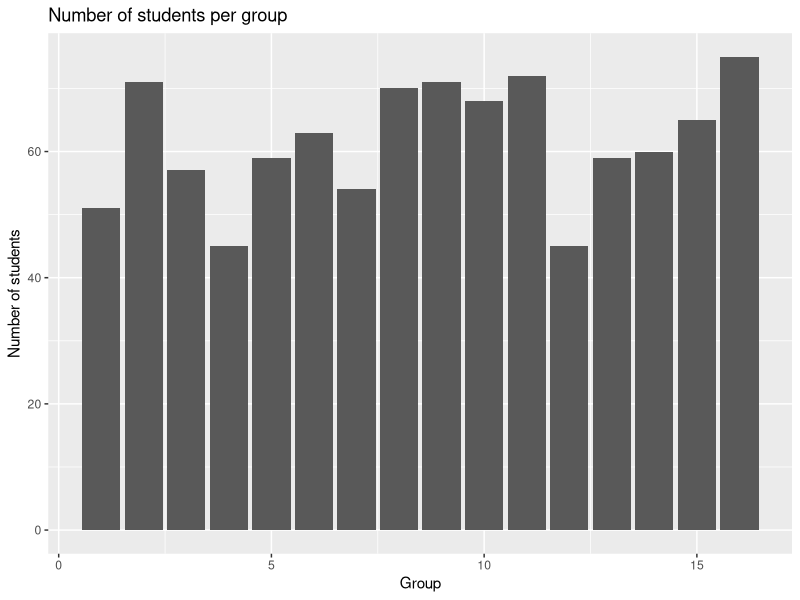
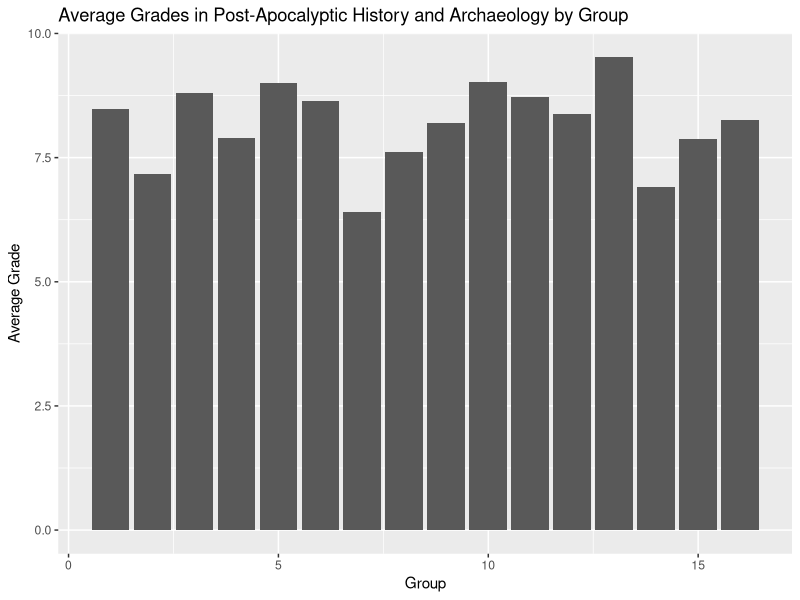
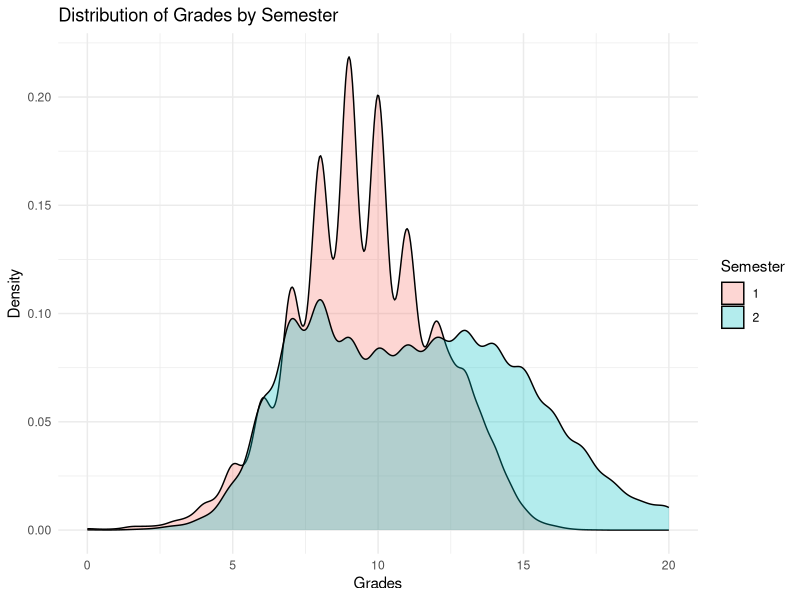
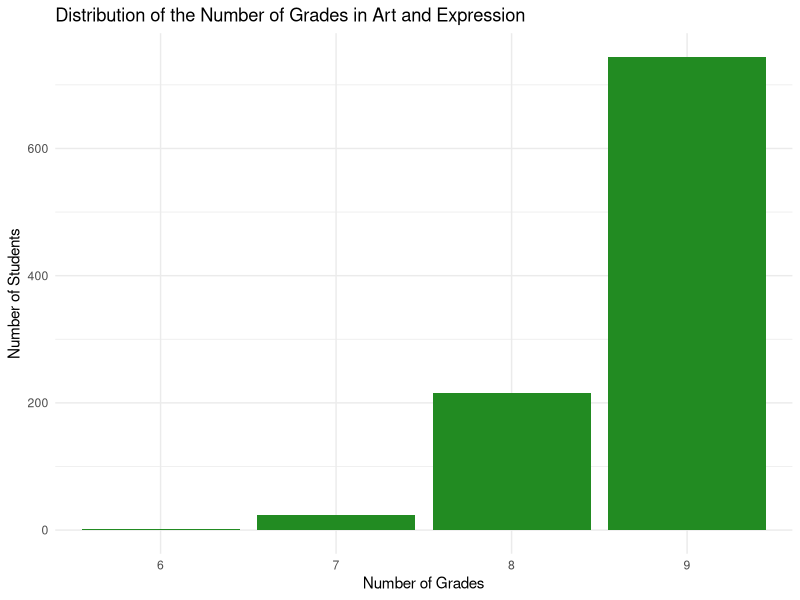
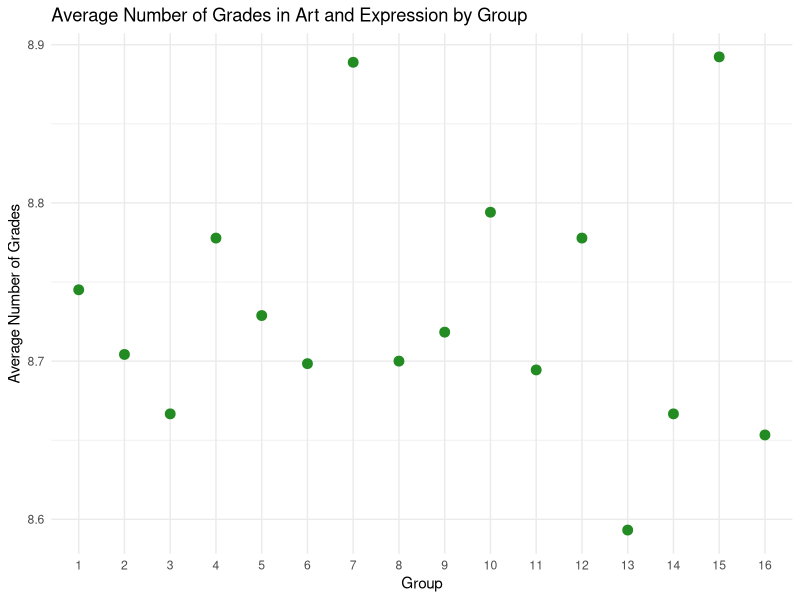
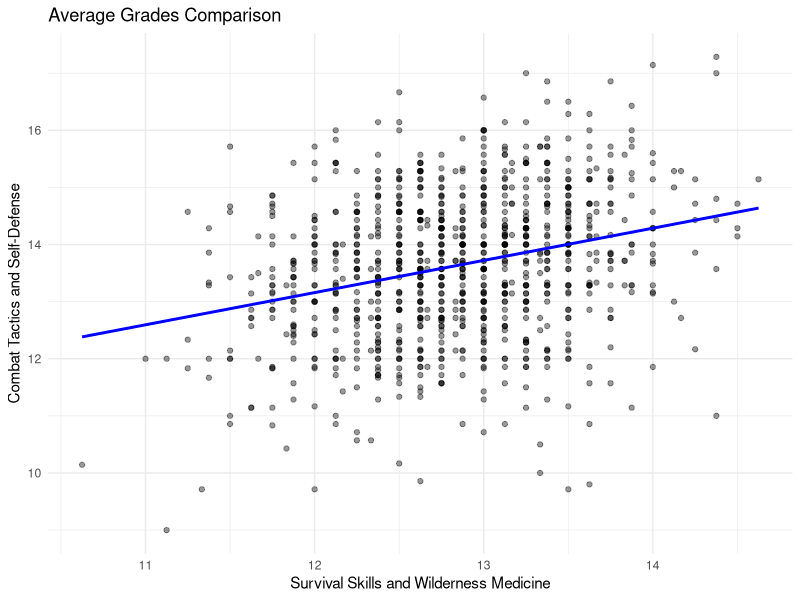

Reproduce these figures in R, in order.
## ---- chunk 1
library(here)
library(tidyr)
library(dplyr)
library(ggplot2)
library(glue)
library(knitr)
## ---- chunk 2
library(readr)
grades <- read_delim(here("data", "grades.csv"), delim = ",")
## ---- chunk 3
total_grades <- grades |>  
  select(grade) |> 
  summarise(total = n())
print(glue("The data set contains {total_grades$total} grades."))
## ---- chunk 4
number_students <- grades  |>   
  distinct(id)  |>  
  summarise(total=n())
print(glue("The number of student contained in the data set is {number_students$total}."))
## ---- chunk 5
students <- grades |>
  select(id,group) |>
  distinct() 
## ---- chunk 6
  print(knitr::kable(head(students)))
## ---- chunk 7
## creating the variable student_per_group 
students_per_group <- students |> 
  group_by(group) |> 
  summarize(number_of_students = n_distinct(id))
print(students_per_group)

## creating the graphical representation 
ggplot(students_per_group, aes(x=group, y=number_of_students)) + 
  geom_bar(stat = "identity")+ 
  labs(title = "Number of students per group",
       x = "Group",
       y = "Number of students")
## ---- chunk 8
## Calculate the average grades 
average_grades_PAHA <- grades |> 
  filter (course == "Post-Apocalyptic History and Archaeology") |>
  group_by(group) |> 
  summarise(average_grade = mean(grade, na.rm = TRUE))
print (average_grades_PAHA)
## ---- chunk 9
## graphical representation 
ggplot(average_grades_PAHA, aes(x = group, y = average_grade)) + 
  geom_col() + 
  labs(title = "Average Grades in Post-Apocalyptic History and Archaeology by Group",
       x = "Group",
       y = "Average Grade")
## ---- chunk 10
ggplot(grades, aes(x = grade, fill = factor(semester))) + 
  geom_density(alpha = 0.3) +
  labs(title = "Distribution of Grades by Semester",
       x = "Grades",
       y = "Density",
       fill = "Semester") +
  theme_minimal()  
## ---- chunk 11
## calculate number of grades per students 
grades_per_student <- grades |> 
  group_by(id, group) |> 
  summarise(number_of_grades = n(), .groups = 'drop')
## ---- chunk 12
## an extract 
grades_per_student_extract <- grades_per_student |>
  slice_tail(n = 5) |> 
  knitr::kable(caption = "Extract of grades per student data frame")
print(grades_per_student_extract)
## ---- chunk 13
## creation of the markdown table 
summary_stats <- grades_per_student |> 
  summarise(
    min = min(number_of_grades),
    max = max(number_of_grades),
    average = mean(number_of_grades),
    median = median(number_of_grades)
  )

print(knitr::kable(summary_stats, format = "markdown", caption = "Summary Statistics of Grades per Student"))
## ---- chunk 14
## Filtering for the specific course asked and counting the number of grades 
grades_art_expression <- grades |>
  filter(course == "Art and Expression in a Post-Apocalyptic World") |>  
  group_by(id, group) |>  
  summarise(number_of_grades = n(), .groups = 'drop')  

## Extract of this data set 
grades_art_expression_extract <- grades_art_expression |>
  slice_tail(n = 5) |>
  knitr::kable(caption = "Extract of grades in Art and Expression in a Post-Apocalyptic World")
print(grades_art_expression_extract)
## ---- chunk 15
## regrouping students by same number of grades for Art and Expression in a Post-Apocalyptic World 
grades_distribution <- grades_art_expression |>
  group_by(number_of_grades) |>  
  summarise(number_of_students = n(), .groups = 'drop')
print(grades_distribution)

##Graphical representation 
ggplot(grades_distribution, aes(x = factor(number_of_grades), y = number_of_students)) +
  geom_col(fill = "forestgreen") +  # Use geom_col for bar plot
  labs(title = "Distribution of the Number of Grades in Art and Expression",
       x = "Number of Grades",
       y = "Number of Students") +
  theme_minimal()

## ---- chunk 16
### Calculate the number of grades per student in Art and Expression
grades_art_expression <- grades |> 
  filter(course == "Art and Expression in a Post-Apocalyptic World") |>  
  group_by(id, group) |>  
  summarise(number_of_grades = n(), .groups = 'drop')

### Calculate the average number of grades per group
average_grades_group <- grades_art_expression |> 
  group_by(group) |> 
  summarise(average_number_of_grades = mean(number_of_grades), .groups = 'drop')

### Convert group to a factor for better plotting
average_grades_group$group <- as.factor(average_grades_group$group)

### Graphical representation
ggplot(average_grades_group, aes(x = group, y = average_number_of_grades)) +
  geom_point(size = 3, color = "forestgreen") +  
  labs(title = "Average Number of Grades in Art and Expression by Group",
       x = "Group",
       y = "Average Number of Grades") +
  theme_minimal()
## ---- chunk 17
### Calculate average grades per student and course
average_grades <- grades |> 
  group_by(id, group, course) |> 
  summarise(average_grade_all = mean(grade, na.rm = TRUE), .groups = 'drop') 

### Pivot to have the good columns asked 
average_grades_wide <- average_grades |> 
  pivot_wider(names_from = course, values_from = average_grade_all) 

### Print extract like in the exercise 
extract_average_grades <- average_grades_wide |> 
  select(id, group, `Art and Expression in a Post-Apocalyptic World`, `Combat Tactics and Self-Defense`) |> 
  slice_head(n = 5) |>  # Get the first 5 rows for the extract
  knitr::kable(caption = "Extract of Average Grades per Student and Course")
print(extract_average_grades)
## ---- chunk 18
ggplot(average_grades_wide, aes(x = `Survival Skills and Wilderness Medicine`, y = `Combat Tactics and Self-Defense`)) +
  geom_point(alpha = 0.4) + # Points for each student with transparency
  geom_smooth(method = "lm", color = "blue", se = FALSE) + # Linear trend line without confidence interval
  labs(
    title = "Average Grades Comparison",
    x = "Survival Skills and Wilderness Medicine",
    y = "Combat Tactics and Self-Defense"
  ) +
  theme_minimal()
## ---- chunk 19
